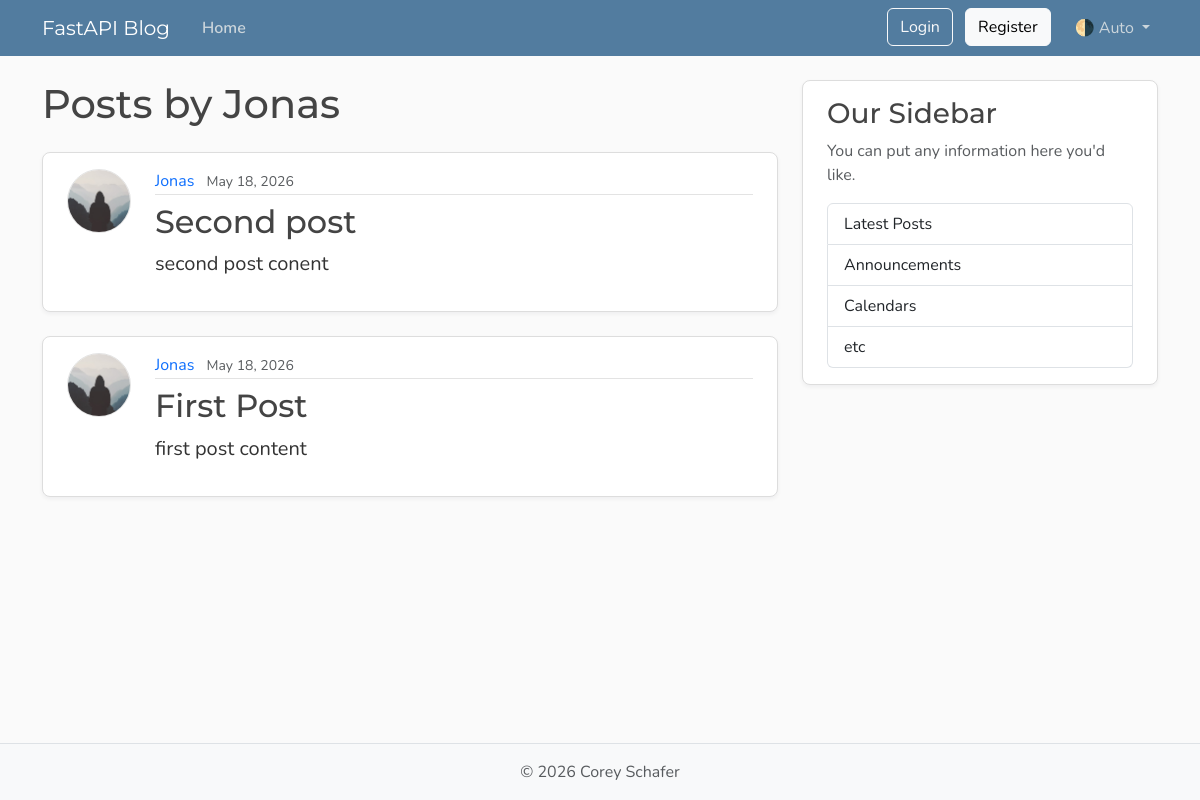
The page /users/1/posts on the database its author committed.
### models.py (models this page shows, shortened)
class User(Base):
    __tablename__ = "users"
    id: Mapped[int] = mapped_column(Integer, primary_key=True, index=True)
    username: Mapped[str] = mapped_column(String(50), unique=True, nullable=False)
    email: Mapped[str] = mapped_column(String(120), unique=True, nullable=False)
    password_hash: Mapped[str] = mapped_column(String(200), nullable=False)
    image_file: Mapped[str | None] = mapped_column(
        String(200),
        nullable=True,
        default=None,
    )
    posts: Mapped[list[Post]] = relationship(
        back_populates="author",
        cascade="all, delete-orphan",
    )

class Post(Base):
    __tablename__ = "posts"
    id: Mapped[int] = mapped_column(Integer, primary_key=True, index=True)
    title: Mapped[str] = mapped_column(String(100), nullable=False)
    content: Mapped[str] = mapped_column(Text, nullable=False)
    user_id: Mapped[int] = mapped_column(
        ForeignKey("users.id"),
        nullable=False,
        index=True,
    )
    date_posted: Mapped[datetime] = mapped_column(
        DateTime(timezone=True),
        default=lambda: datetime.now(UTC),
    )
    author: Mapped[User] = relationship(back_populates="posts")

### main.py (the view)
@app.get("/users/{user_id}/posts", include_in_schema=False, name="user_posts")
async def user_posts_page(
  request: Request,
  user_id: int,
  db: Annotated[AsyncSession, Depends(get_db)],
):
  result = await db.execute(select(models.User).where(models.User.id == user_id))
  user = result.scalars().first()
  if not user:
    raise HTTPException(
      status_code=status.HTTP_404_NOT_FOUND,
      detail="User not found",
    )
  result = await db.execute(
    select(models.Post)
    .options(selectinload(models.Post.author))
    .where(models.Post.user_id == user_id).order_by(models.Post.date_posted.desc()),
  )
  posts = result.scalars().all()
  return templates.TemplateResponse(
    request,
    "user_posts.html",
    {"posts": posts, "user": user, "title": f"{user.username}'s Posts"},
  )

### templates/user_posts.html
{% extends "layout.html" %}
{% block content %}
  <h1 class="mb-4">Posts by {{ user.username }}</h1>
  {% for post in posts %}
    <article class="content-section py-3 px-4 mb-4">
      <div class="d-flex align-items-start gap-4">
        <img class="rounded-circle article-img flex-shrink-0"
             src="{{ post.author.image_path }}"
             alt="{{ post.author.username }}'s profile picture"
             width="64"
             height="64"
             loading="lazy">
        <div class="flex-grow-1">
          <div class="article-metadata mb-2">
            <a class="me-2"
               href="{{ url_for('user_posts', user_id=post.author.id) }}">{{ post.author.username }}</a>
            <small class="text-body-secondary">{{ post.date_posted.strftime("%B %d, %Y") }}</small>
          </div>
          <h2>
            <a class="article-title"
               href="{{ url_for('post_page', post_id=post.id) }}">{{ post.title }}</a>
          </h2>
          <p class="article-content">{{ post.content }}</p>
        </div>
      </div>
    </article>
  {% else %}
    <p class="text-body-secondary">No posts by this user yet.</p>
  {% endfor %}
{% endblock content %}

### templates/layout.html (shortened to what this page needs)
<!DOCTYPE html>
<html lang="en">
<head>
  <link href="https://cdn.jsdelivr.net/npm/bootstrap@5.3.8/dist/css/bootstrap.min.css" rel="stylesheet"
>
  <link rel="stylesheet" type="text/css" href="{{ url_for('static', path='css/main.css') }}">
</head>
<body class="d-flex flex-column min-vh-100">
  <header class="site-header">
    <nav class="navbar navbar-expand-md bg-steel fixed-top" data-bs-theme="dark">
      <div class="container">
        <a class="navbar-brand me-4" href="{{ url_for('home') }}">FastAPI Blog</a>
        <div class="collapse navbar-collapse" id="navbarToggle">
          <div class="navbar-nav me-auto">
            <a class="nav-link active" aria-current="page" href="{{ url_for('home') }}">Home</a>
          </div>
          <div class="navbar-nav">
            <div id="loggedOutNav">
              <a class="btn btn-outline-light mb-2 mb-md-0 me-md-2" href="{{ url_for('login_page') }}">Login</a>
              <a class="btn btn-light mb-2 mb-md-0 me-md-3" href="{{ url_for('register_page') }}">Register</a>
            </div>
            <div class="nav-item dropdown">
              <a class="nav-link dropdown-toggle" href="#" role="button" id="bd-theme" data-bs-toggle="dropdown"
                aria-expanded="false">
                <span id="bd-theme-text">🌗 Auto</span>
              </a>
            </div>
          </div>
        </div>
      </div>
    </nav>
  </header>
  <main role="main" class="container">
    <div class="row">
      <div class="col-md-8">
        {% block content %}
        {% endblock content %}
      </div>
      <aside class="col-md-4">
        <div class="content-section py-3 px-4 mb-4">
          <h3>Our Sidebar</h3>
          <p class="text-body-secondary">You can put any information here you'd like.</p>
          <ul class="list-group">
            <li class="list-group-item">Latest Posts</li>
            <li class="list-group-item">Announcements</li>
            <li class="list-group-item">Calendars</li>
            <li class="list-group-item">etc</li>
          </ul>
        </div>
      </aside>
    </div>
  </main>
  <footer class="mt-auto py-3 bg-body-tertiary border-top">
    <div class="container text-center">
      <p class="text-body-secondary mb-0">
        © <span id="year"></span> Corey Schafer
      </p>
    </div>
  </footer>
</body>
</html>

### static/css/main.css (style rules this page uses)
:root { --font-heading: "Montserrat", system-ui, -apple-system, BlinkMacSystemFont, sans-serif; --font-body: "Nunito", system-ui, -apple-system, BlinkMacSystemFont, sans-serif; --color-bg-body: #fafafa; --color-bg-content: #ffffff; --color-text-primary: #333333; --color-text-heading: #444444; --color-steel: #527c9f; --color-nav-link: #cbd5db; --color-nav-link-hover: #ffffff; --color-link-hover: #428bca; --color-border: #dddddd; --color-border-light: #e3e3e3; --spacing-xl: 5rem; --article-img-size: 4rem; --account-img-size: 7.813rem; }
body { font-family: var(--font-body); background: var(--color-bg-body); color: var(--color-text-primary); }
main { padding-top: var(--spacing-xl); }
h1, h2, h3, h4, h5, h6 { font-family: var(--font-heading); color: var(--color-text-heading); }
.navbar-brand { font-family: var(--font-heading); }
a { text-decoration: none; }
.bg-steel { background-color: var(--color-steel); }
.site-header .navbar-nav .nav-link { color: var(--color-nav-link); transition: color 0.2s ease-in-out; }
.site-header .navbar-nav .nav-link.active { font-weight: 600; }
.content-section { background: var(--color-bg-content); border: 1px solid var(--color-border); border-radius: 0.5rem; box-shadow: 0 2px 4px rgba(15, 23, 42, 0.05); transition: box-shadow 0.15s ease, transform 0.15s ease, border-color 0.15s ease; }
.article-title { color: var(--color-text-heading); transition: color 0.2s ease-in-out; }
.article-content { white-space: pre-line; font-size: 1.25rem; }
.article-img { height: var(--article-img-size); width: var(--article-img-size); flex-shrink: 0; object-fit: cover; border: 1px solid var(--color-border-light); box-shadow: 0 0 0 2px var(--color-bg-content); }
.article-metadata { padding-bottom: 0.063rem; border-bottom: 1px solid var(--color-border-light); }
.article-metadata a { transition: color 0.2s ease-in-out; }
[data-bs-theme="dark"] { --color-bg-body: #1a1a1a; --color-bg-content: #2d2d2d; --color-text-primary: #e0e0e0; --color-text-heading: #f0f0f0; --color-border: #404040; --color-border-light: #4a4a4a; }

### rows shown on the page
User: username "Jonas"
Post: author.username "Jonas", date_posted "May 18, 2026", title "Second post", content "second post conent"
Post: author.username "Jonas", date_posted "May 18, 2026", title "First Post", content "first post content"
